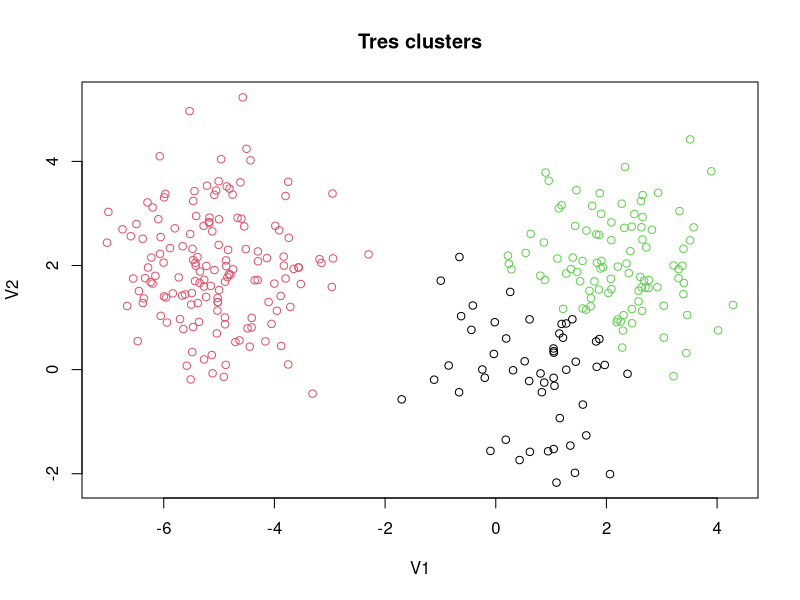
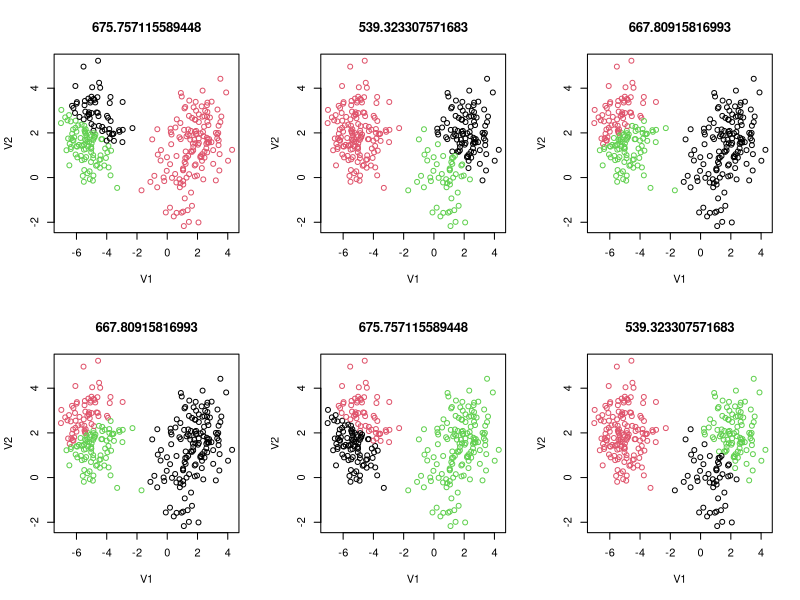
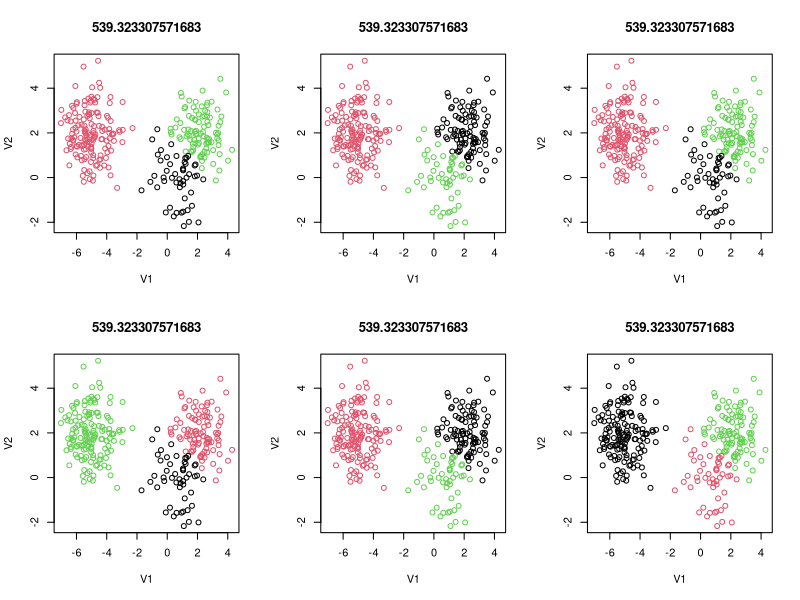
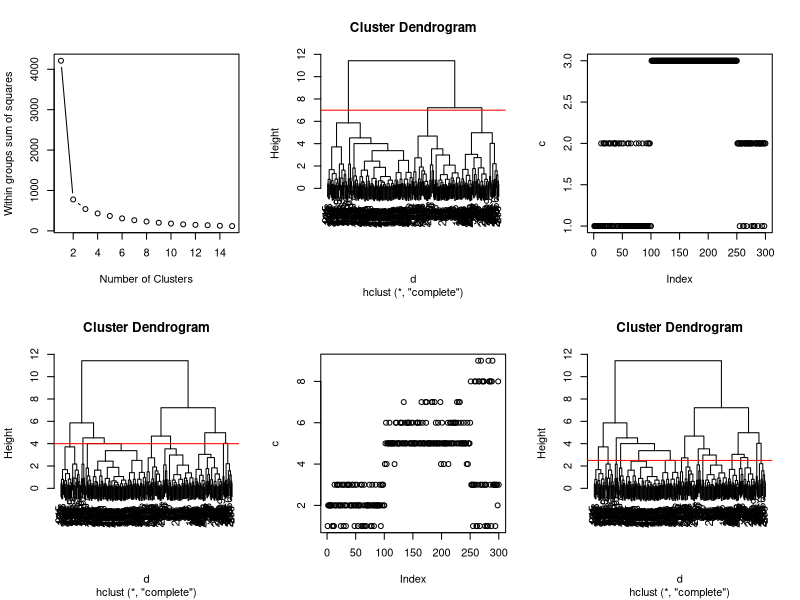
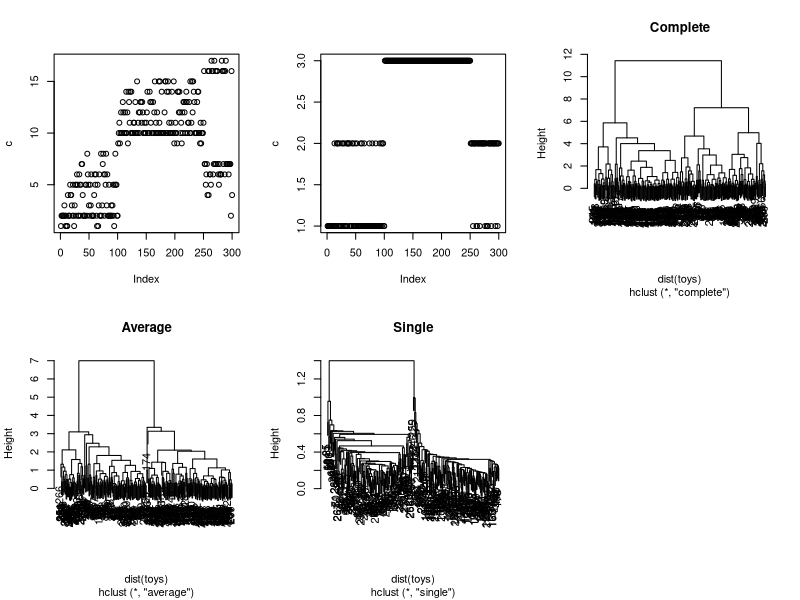

Source code (R) for these figures, in order:
## ---- chunk 1
toys = read.delim('./toy_example.txt' ,sep='\t' ,head=FALSE)
## ---- chunk 2
kmeans_toys = kmeans(x = toys, centers =3, nstart=20)
## ---- chunk 3
summary(kmeans_toys$cluster)
## ---- chunk 4
plot(toys, col=kmeans_toys$cluster, main="Tres clusters")
## ---- chunk 5
par(mfrow = c(2, 3))
for(i in 1:6) {
  km_puntos_aux = kmeans(x = toys, centers =3, nstart=1)
  plot(toys,col=km_puntos_aux$cluster, main=km_puntos_aux$tot.withinss)
}
## ---- chunk 6
par(mfrow = c(2, 3))
for(i in 1:6) {
  km_puntos_aux = kmeans(x = toys, centers =3, nstart=25)
  plot(toys,col=km_puntos_aux$cluster, main=km_puntos_aux$tot.withinss)
}
## ---- chunk 7
wss <- 0
for (i in 1:15) {
km.out <- kmeans(toys, centers = i, nstar=20)
wss[i] <- km.out$tot.withinss
}
plot(1:15, wss, type = "b", xlab = "Number of Clusters",
ylab = "Within groups sum of squares")
## ---- chunk 8
d <- dist(toys, method = "euclidean")

hc1 <- hclust(d, method = "complete" )
## ---- chunk 9
s = summary(hc1)
s
## ---- chunk 10
plot(hc1)
abline(h = 7, col = "red")
c <- cutree(hc1, h = 7)
plot(c)
## ---- chunk 11
plot(hc1)
abline(h = 4, col = "red")
c <- cutree(hc1, h = 4)
plot(c)
## ---- chunk 12
plot(hc1)
abline(h = 2.5, col = "red")
c <- cutree(hc1, h = 2.5)
plot(c)
## ---- chunk 13
c <- cutree(hc1, k = 3)
plot(c)
## ---- chunk 14
# Cluster usando método completo
hclust.complete <- hclust(dist(toys), method = "complete")
# Average linkage: hclust.average
hclust.average <- hclust(dist(toys), method = "average")
# Single linkage
hclust.single <- hclust(dist(toys), method = "single")
# Plot dendrogram de hclust.complete, hclust.average y hclust.single

plot(hclust.complete, main = "Complete")
plot(hclust.average, main = "Average")
plot(hclust.single, main = "Single")
